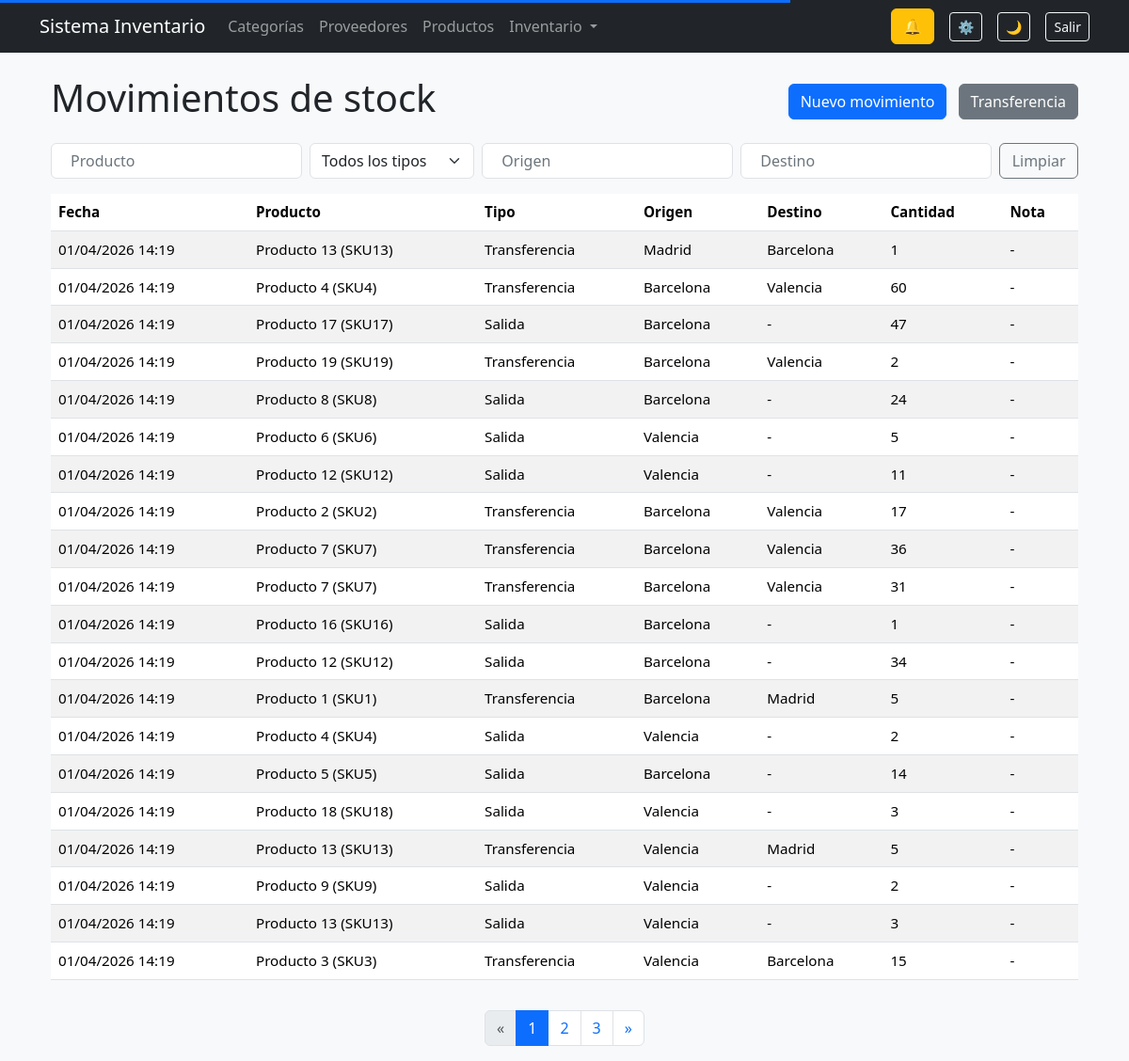
Screenshot of /inventory/stock-movements/ (signed in) with the database file from the repository.
### inventory/models/movements.py (models this page shows, shortened)
class StockMovement(models.Model):
    MOVEMENT_TYPES = (
        ("IN", "Entrada"),
        ("OUT", "Salida"),
        ("TRANSFER", "Transferencia"),
    )
    organization = models.ForeignKey(
        Organization,
        on_delete=models.CASCADE,
        related_name="movements",
        db_index=True,
        null=True,
        blank=True,
    )
    product = models.ForeignKey(
        Product,
        on_delete=models.CASCADE,
        related_name="movements"
    )
    movement_type = models.CharField(max_length=10, choices=MOVEMENT_TYPES)
    origin = models.ForeignKey(
        Location,
        on_delete=models.SET_NULL,
        null=True,
        blank=True,
        related_name="movements_origin"
    )
    destination = models.ForeignKey(
        Location,
        on_delete=models.SET_NULL,
        null=True,
        blank=True,
        related_name="movements_destination"
    )
    quantity = models.PositiveIntegerField()
    note = models.TextField(blank=True)
    created_at = models.DateTimeField(auto_now_add=True)
    class Meta:
        ordering = ["-created_at"]
        indexes = [
            models.Index(fields=["organization", "created_at"]),
        ]

### products/models.py (models this page shows, shortened)
class Product(models.Model):
    organization = models.ForeignKey(
        Organization,
        on_delete=models.CASCADE,
        related_name="products",
        db_index=True,
        null=True,
        blank=True,
    )
    name = models.CharField(max_length=150, db_index=True)
    sku = models.CharField(max_length=50, db_index=True)
    category = models.ForeignKey(
        Category,
        on_delete=models.SET_NULL,
        null=True,
        related_name='products'
    )
    supplier = models.ForeignKey(
        Supplier,
        on_delete=models.SET_NULL,
        null=True,
        blank=True,
        related_name='products'
    )
    stock = models.IntegerField(default=0)
    min_stock = models.IntegerField(default=0)
    cost_price = models.DecimalField(max_digits=10, decimal_places=2, default=0)
    sale_price = models.DecimalField(max_digits=10, decimal_places=2, default=0)
    image = models.ImageField(upload_to=product_image_path, blank=True, null=True)
    last_low_stock_alert = models.DateTimeField(null=True, blank=True)
    created_at = models.DateTimeField(auto_now_add=True)
    updated_at = models.DateTimeField(auto_now=True)
    class Meta:
        ordering = ['name']
        indexes = [
            models.Index(fields=["organization", "name"]),
            models.Index(fields=["organization", "sku"]),
        ]
    def __str__(self):
        return f"{self.name} ({self.sku})"

### inventory/models/locations.py (models this page shows)
class Location(models.Model):
    organization = models.ForeignKey(
        Organization,
        on_delete=models.CASCADE,
        related_name="locations",
        db_index=True,
        null=True,
        blank=True,
    )
    name = models.CharField(max_length=150)
    address = models.TextField(blank=True)
    is_active = models.BooleanField(default=True)
    class Meta:
        ordering = ["name"]
        indexes = [
            models.Index(fields=["organization", "name"]),
        ]
    def __str__(self):
        return self.name

### inventory/views/stock.py (the view)
def stockmovement_list(request):
    view = StockMovementListView()
    qs, filter_form = view.get_queryset(request)
    page_obj = view.paginate_queryset(request, qs)
    context = {
        "movements": page_obj,
        "page_obj": page_obj,
        "filter_form": filter_form,
        "current_sort": request.GET.get("sort", ""),
        "current_dir": request.GET.get("dir", "asc"),
    }
    if view.is_htmx(request):
        return render(request, "inventory/stock/partials/table.html", context)
    return render(request, "inventory/stock/list.html", context)

### accounts/context_processors.py (called while the page is built)
def permissions(request):
    user = request.user
    return {
        "can_manage_products": can_manage_products(user),
        "can_manage_orders": can_manage_orders(user),
        "can_view_dashboard": can_view_dashboard(user),
        "can_view_products": can_view_products(user),
        "can_create_products": can_create_products(user),
        "can_edit_products": can_edit_products(user),
        "can_delete_products": can_delete_products(user),
        "can_export_products": can_export_products(user),
        "can_view_inventory": can_view_inventory(user),
        "can_create_inventory": can_create_inventory(user),
        "can_edit_inventory": can_edit_inventory(user),
        "can_delete_inventory": can_delete_inventory(user),
        "can_confirm_inventory": can_confirm_inventory(user),
    }

### accounts/permissions.py (called while the page is built)
def _get_membership(user):
    if not user.is_authenticated:
        return None
    request = getattr(user, "_request", None)
    if request and hasattr(request, "membership"):
        return request.membership
    return (
        Membership.objects
        .filter(user=user, is_active=True)
        .select_related("organization")
        .first()
    )

def is_admin(user):
    membership = _get_membership(user)
    return membership and membership.role in [
        Membership.Roles.OWNER,
        Membership.Roles.ADMIN
    ]

def is_manager(user):
    membership = _get_membership(user)
    return membership and membership.role in [
        Membership.Roles.OWNER,
        Membership.Roles.ADMIN,
        Membership.Roles.MANAGER
    ]

def can_view_products(user):
    return user.is_authenticated

def can_create_products(user):
    return is_manager(user) or is_staff(user)

def can_edit_products(user):
    return is_manager(user)

def can_delete_products(user):
    return is_admin(user)

def can_export_products(user):
    return can_create_products(user)

def can_view_inventory(user):
    return user.is_authenticated

def can_create_inventory(user):
    return is_manager(user)

def can_edit_inventory(user):
    return is_manager(user)

def can_delete_inventory(user):
    return is_admin(user)

def can_confirm_inventory(user):
    return is_manager(user)

def can_manage_products(user):
    return is_manager(user)

def can_manage_orders(user):
    return is_manager(user)

def can_view_dashboard(user):
    return user.is_authenticated

### inventory/utils/listing.py (called while the page is built)
    def get_query_param(self, request, key, default=None):
        return request.GET.get(key, default)

### inventory/templates/inventory/stock/list.html (shortened to what this page needs)
{% extends "base.html" %}
{% block content %}
<div class="container mt-4">
    <div class="d-flex justify-content-between align-items-center mb-3">
        <h1>Movimientos de stock</h1>
        <div>
            {% if can_create_inventory %}
                <a href="{% url 'stockmovement_create' %}" class="btn btn-primary me-2">Nuevo movimiento</a>
                <a href="{% url 'transfer_create' %}" class="btn btn-secondary">Transferencia</a>
            {% endif %}
        </div>
    </div>
    <form
        method="get"
        class="row g-2 mb-3"
        hx-get="{% url 'stockmovement_list' %}"
        hx-target="#movements-table"
        hx-swap="innerHTML"
        hx-push-url="true"
        hx-trigger="change delay:300ms"
    >
        <div class="col-md-3">
        </div>
        <div class="col-md-2">
            {{ filter_form.movement_type }}
        </div>
        <div class="col-md-3">
        </div>
        <div class="col-md-3">
        </div>
        <div class="col-md-1 d-grid">
            <button type="button"
                    class="btn btn-outline-secondary"
                    onclick="clearFilters(this)">
                Limpiar
            </button>
        </div>
    </form>
    <div id="movements-table">
        {% include "inventory/stock/partials/table.html" %}
    </div>
</div>
{% endblock %}

### inventory/templates/inventory/stock/partials/table.html
<div class="table-responsive">
<table class="table table-striped align-middle">
    <thead>
        <tr>
            {% include "partials/sortable_th.html" with field="created_at" label="Fecha" target="#movements-table" %}
            {% include "partials/sortable_th.html" with field="product__name" label="Producto" target="#movements-table" %}
            {% include "partials/sortable_th.html" with field="movement_type" label="Tipo" target="#movements-table" %}
            {% include "partials/sortable_th.html" with field="origin__name" label="Origen" target="#movements-table" %}
            {% include "partials/sortable_th.html" with field="destination__name" label="Destino" target="#movements-table" %}
            {% include "partials/sortable_th.html" with field="quantity" label="Cantidad" target="#movements-table" %}
            <th>Nota</th>
        </tr>
    </thead>
    <tbody>
        {% for m in movements %}
        <tr>
            <td>{{ m.created_at|date:"d/m/Y H:i" }}</td>
            <td>{{ m.product }}</td>
            <td>{{ m.get_movement_type_display }}</td>
            <td>{{ m.origin|default:"-" }}</td>
            <td>{{ m.destination|default:"-" }}</td>
            <td>{{ m.quantity }}</td>
            <td>{{ m.note|default:"-" }}</td>
        </tr>
        {% empty %}
        <tr>
            <td colspan="7" class="text-center">No hay movimientos.</td>
        </tr>
        {% endfor %}
    </tbody>
</table>
</div>
{% include "shared/pagination.html" with target_id="#movements-table" %}

### static/css/core.css (style rules this page uses)
:root { --bg: #f8f9fa; --text: #212529; --card: #ffffff; --border: #dee2e6; }
body { background: var(--bg); color: var(--text); transition: background .25s ease, color .25s ease; }
.table { font-size: 0.95rem; }
th { user-select: none; }
input, select { background: var(--card); color: var(--text); border: 1px solid var(--border); }

### dashboard/static/dashboard/css/dashboard.css (style rules this page uses)
:root { --section-bg: #ffffff; --sub-bg: #414040; --sub-text: #fafafa; }

### rows the page displays
StockMovement: created_at "01/04/2026 14:19", product "Producto 13 (SKU13)", movement_type "Transferencia", origin "Madrid", destination "Barcelona", quantity "1", note "-"
StockMovement: created_at "01/04/2026 14:19", product "Producto 4 (SKU4)", movement_type "Transferencia", origin "Barcelona", destination "Valencia", quantity "60", note "-"
StockMovement: created_at "01/04/2026 14:19", product "Producto 17 (SKU17)", movement_type "Salida", origin "Barcelona", destination "-", quantity "47", note "-"
StockMovement: created_at "01/04/2026 14:19", product "Producto 19 (SKU19)", movement_type "Transferencia", origin "Barcelona", destination "Valencia", quantity "2", note "-"
StockMovement: created_at "01/04/2026 14:19", product "Producto 8 (SKU8)", movement_type "Salida", origin "Barcelona", destination "-", quantity "24", note "-"
StockMovement: created_at "01/04/2026 14:19", product "Producto 6 (SKU6)", movement_type "Salida", origin "Valencia", destination "-", quantity "5", note "-"
StockMovement: created_at "01/04/2026 14:19", product "Producto 12 (SKU12)", movement_type "Salida", origin "Valencia", destination "-", quantity "11", note "-"
StockMovement: created_at "01/04/2026 14:19", product "Producto 2 (SKU2)", movement_type "Transferencia", origin "Barcelona", destination "Valencia", quantity "17", note "-"
StockMovement: created_at "01/04/2026 14:19", product "Producto 7 (SKU7)", movement_type "Transferencia", origin "Barcelona", destination "Valencia", quantity "36", note "-"
StockMovement: created_at "01/04/2026 14:19", product "Producto 7 (SKU7)", movement_type "Transferencia", origin "Barcelona", destination "Valencia", quantity "31", note "-"
StockMovement: created_at "01/04/2026 14:19", product "Producto 16 (SKU16)", movement_type "Salida", origin "Barcelona", destination "-", quantity "1", note "-"
StockMovement: created_at "01/04/2026 14:19", product "Producto 12 (SKU12)", movement_type "Salida", origin "Barcelona", destination "-", quantity "34", note "-"
StockMovement: created_at "01/04/2026 14:19", product "Producto 1 (SKU1)", movement_type "Transferencia", origin "Barcelona", destination "Madrid", quantity "5", note "-"
StockMovement: created_at "01/04/2026 14:19", product "Producto 4 (SKU4)", movement_type "Salida", origin "Valencia", destination "-", quantity "2", note "-"
StockMovement: created_at "01/04/2026 14:19", product "Producto 5 (SKU5)", movement_type "Salida", origin "Barcelona", destination "-", quantity "14", note "-"
StockMovement: created_at "01/04/2026 14:19", product "Producto 18 (SKU18)", movement_type "Salida", origin "Valencia", destination "-", quantity "3", note "-"
StockMovement: created_at "01/04/2026 14:19", product "Producto 13 (SKU13)", movement_type "Transferencia", origin "Valencia", destination "Madrid", quantity "5", note "-"
StockMovement: created_at "01/04/2026 14:19", product "Producto 9 (SKU9)", movement_type "Salida", origin "Valencia", destination "-", quantity "2", note "-"
StockMovement: created_at "01/04/2026 14:19", product "Producto 13 (SKU13)", movement_type "Salida", origin "Valencia", destination "-", quantity "3", note "-"
StockMovement: created_at "01/04/2026 14:19", product "Producto 3 (SKU3)", movement_type "Transferencia", origin "Valencia", destination "Barcelona", quantity "15", note "-"

### other values shown
{{ label }} "Fecha Producto Tipo Origen Destino Cantidad"
{{ num }} "1"
{{ num }} "2" "3"
